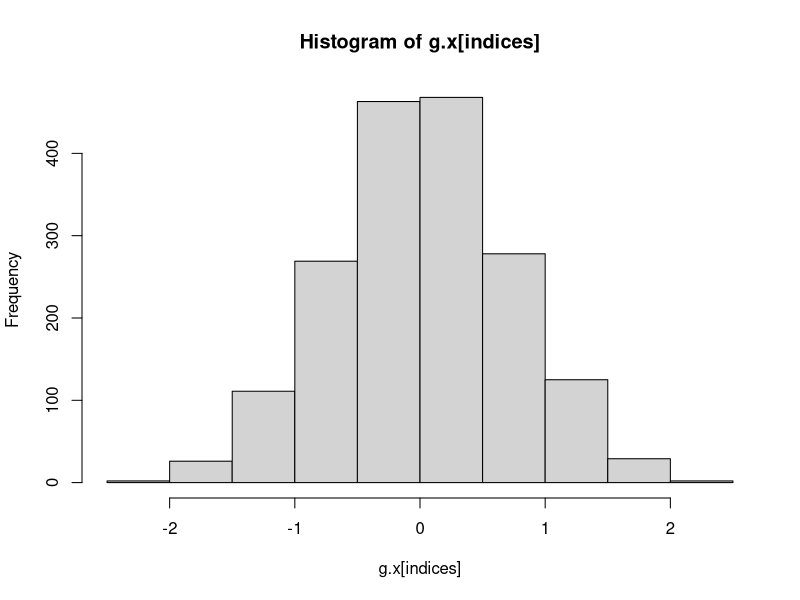
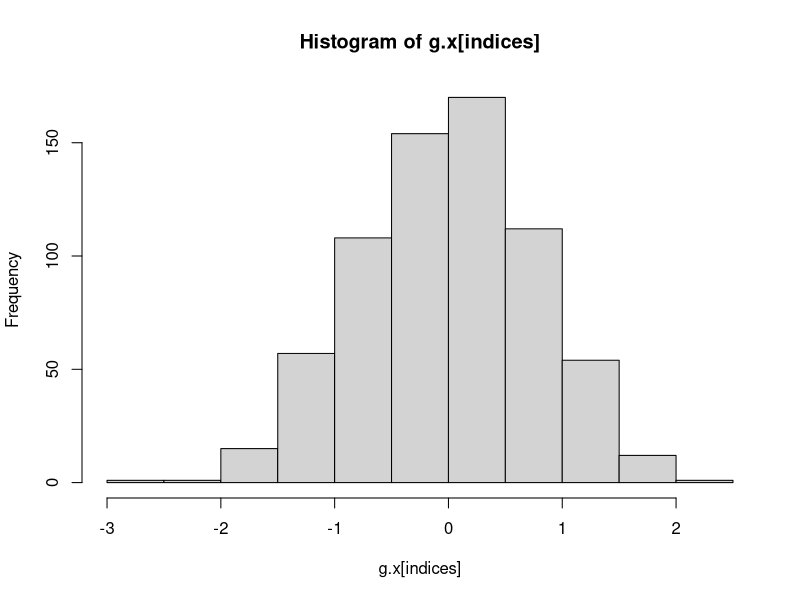
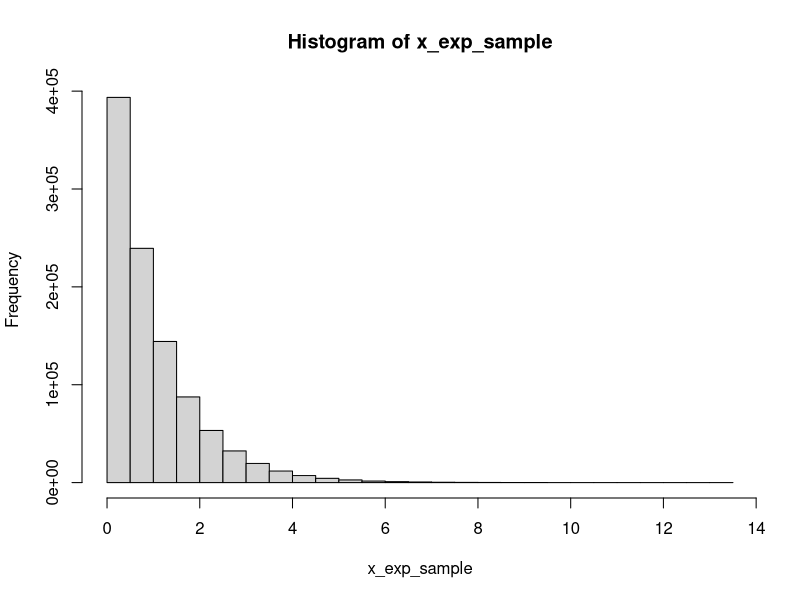
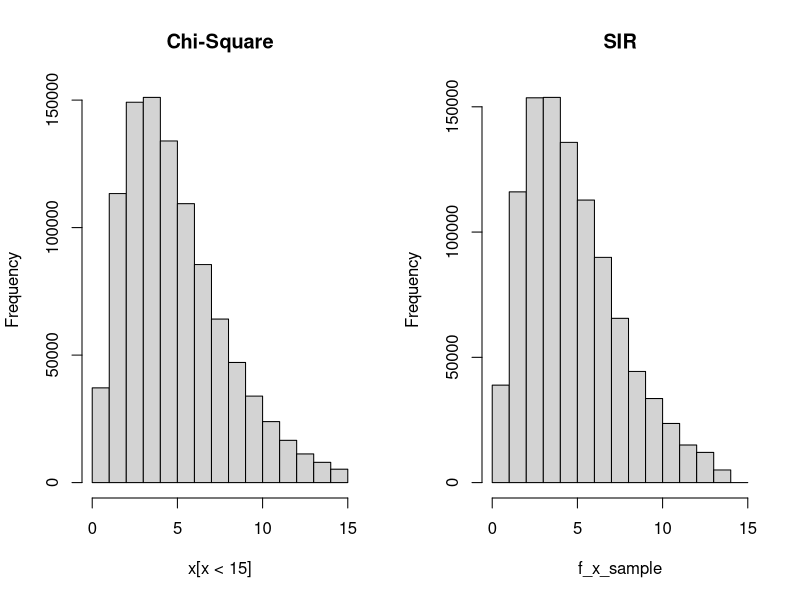
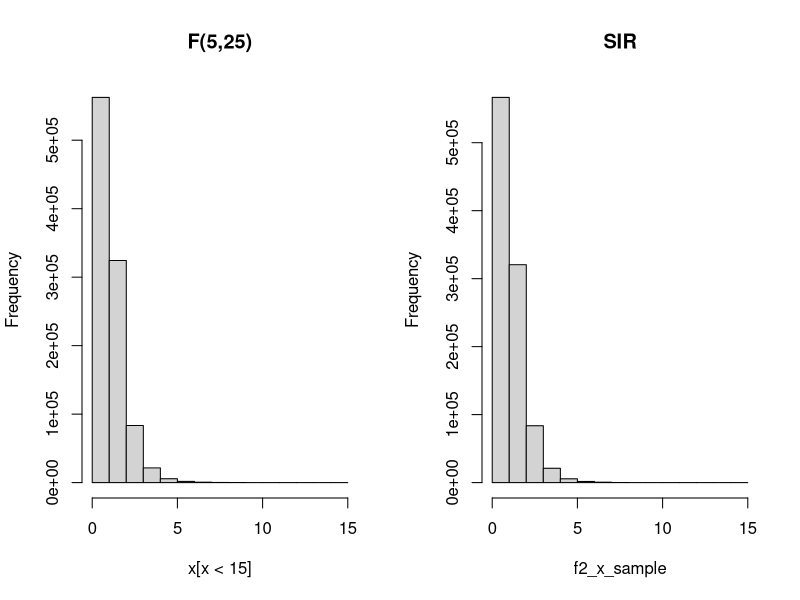
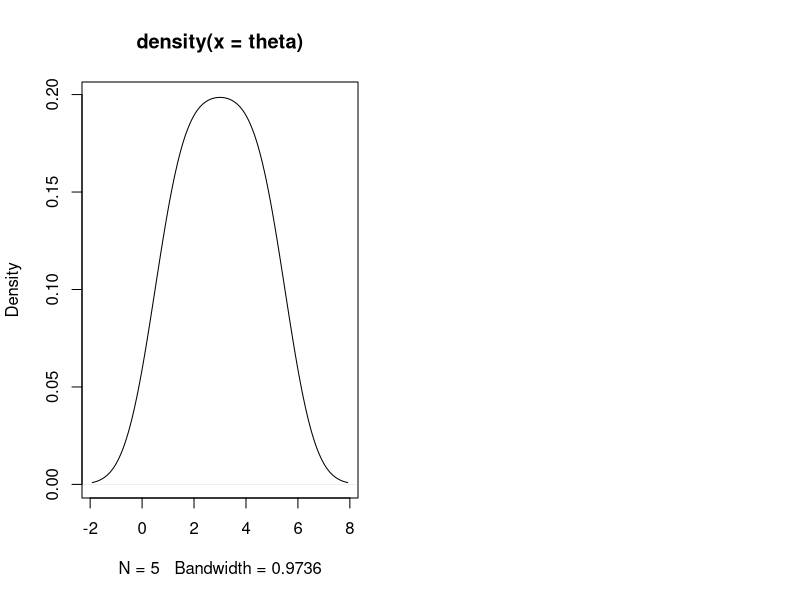

Generate these figures, in order, with R:
## ---- chunk 1


a <- c(1, 2)
b <- c(3, 4)
rbind(a,b)
c(rbind(a, b))
cbind(a,b)


# Define sample sizes
n_values <- c(10, 100, 1000, 10000, 100000)

# Number of repetitions for each n
reps <- 3

# Initialize storage for results
results <- matrix(NA, nrow = length(n_values), ncol = 2 * reps)

# Loop over different values of n
for (i in 1:length(n_values)) {
  n <- n_values[i]
  
  # 初始化操作--创建一个长度为 reps 的数值向量，并初始化所有元素为 0。
  means <- numeric(reps) 
  sds <- numeric(reps)
  
  # Repeat simulation for each repetition
  for (j in 1:reps) {
    sample <- rnorm(n)  # Generate n samples from N(0,1)
    means[j] <- mean(sample)  # Compute sample mean
    sds[j] <- sd(sample)  # Compute sample standard deviation
  }
  
  
  # Store results 
  results[i, ] <- c(rbind(means, sds))
}

# Convert results into a data frame
results_df <- as.data.frame(results)
colnames(results_df) <- c("Mean_1", "SD_1", "Mean_2", "SD_2", "Mean_3", "SD_3")
rownames(results_df) <- n_values

# Print results
print(results_df)

# Compute Monte Carlo errors for repetition 1
# sapply() is one of the apply() series of functions that apply some function to each element of a list or vector and return the vector.
mc_errors <- sapply(1:length(n_values), function(i) {sd(rnorm(n_values[i])) / sqrt(n_values[i])})  

# Print Monte Carlo errors
print(mc_errors)

## ---- chunk 2
f = function(x){
  return(exp(-x^2))
}


# numeric calculation
dx=0.01
x=seq(-5,5,dx)
f.x=f(x)
sum(f.x*dx)
sqrt(pi)


# Rejection Sampling to estimate f（x）= exp(-x^2)
# Uniform(-5,5)
g.x = runif(10000, -5, 5)

peak_f <- f(0) #- standard normal

# 计算均匀分布的峰值
peak_g_uniform <- 1 / (5 - (-5))

c = peak_f / peak_g_uniform # how much (the highest point of) f.x is bigger than g.x

t = f(g.x) / (c * dunif(g.x, -5, 5))
u = runif(10000)
indices = (u < t)
hist(g.x[indices])
ratio = sum(indices) / length(indices)
integral.f = ratio * c
integral.f

# Normal Distribution
g.x = rnorm(1000)
c = 2.55
t = f(g.x) / (c * dnorm(g.x))
u = runif(1000)
indices = (u < t)
hist(g.x[indices])
ratio = sum(indices) / length(indices)
integral.f = ratio * c
integral.f

# Importance Sampling
g.x = rnorm(100000)
w = f(g.x) / dnorm(g.x)
mean(w)

g.x = runif(100000, -5, 5)
w = f(g.x) / dunif(g.x, -5, 5)
mean(w)
## ---- chunk 3
# Sampling Importance Resampling - SIR
# f(x) - desired (unnormalized) distribution - 5*chi-square(df=5)
# g(x) - proposed distribution - exponential
n = 1000000 #sample size
# 从提议分布中生成样本
x_exp_sample = rexp(n) # Samples are generated from the exponential distribution as a proposed distribution.
#  绘制提议分布的直方图
par(mfrow=c(1,1)) # 1 row 1 column
hist(x_exp_sample) 


# 计算目标分布的未归一化概率密度
f_x_unnormalized_pdf = 5*dchisq(x_exp_sample, df=5) # dchisq 函数返回的是概率密度值，而不是概率值（即未归一化的概率值），所以这里乘以5（或其他常数）是为了得到未归一化的卡方分布的概率密度值。f_x_unnormalized_pdf存储了每个指数分布样本点在自由度为5的卡方分布下的未归一化概率密度值

#  计算提议分布的概率密度
g_x_pdf = dexp(x_exp_sample) # 计算提议分布（指数分布）的概率密度函数。

#权重
weights = f_x_unnormalized_pdf / g_x_pdf # 计算每个样本的权重
#归一化权重
weights_norm = weights / sum(weights) # 归一化权重
# resampling
f_x_sample = sample(x_exp_sample, size = n, replace = TRUE, prob = weights_norm) 

# 绘制目标分布和重采样结果的直方图（对比真实和resampling）
par(mfrow=c(1,2))
x = rchisq(n, df=5)
hist(x[x<15], breaks = seq(0,15,1), main="Chi-Square")
hist(f_x_sample, breaks = seq(0,15,1), main="SIR")


## ---- chunk 4
# moving from f1(x) to f2(x)从卡方分布转移到 F 分布
f_1 = dchisq(f_x_sample, df=5)
f_2 = df(f_x_sample, df1=5, df2=25)
new_weights = f_2 / f_1

#检查权重均值
mean(new_weights) # should be ~ 1

mean(weights)

# 归一化新权重
new_weights_norm = new_weights / sum(new_weights)

#  重采样生成 F 分布样本

f2_x_sample = sample(f_x_sample, size = n, replace = TRUE, prob = new_weights_norm)

# 绘制 F 分布和重采样结果的直方图
par(mfrow=c(1,2))
x = rf(n, 5, 25)
hist(x[x<15], breaks = seq(0,15,1), main="F(5,25)")
hist(f2_x_sample, breaks = seq(0,15,1), main="SIR")
## ---- chunk 5
theta <- c(1, 2, 3, 4, 5)
plot(density(theta), type="l")
